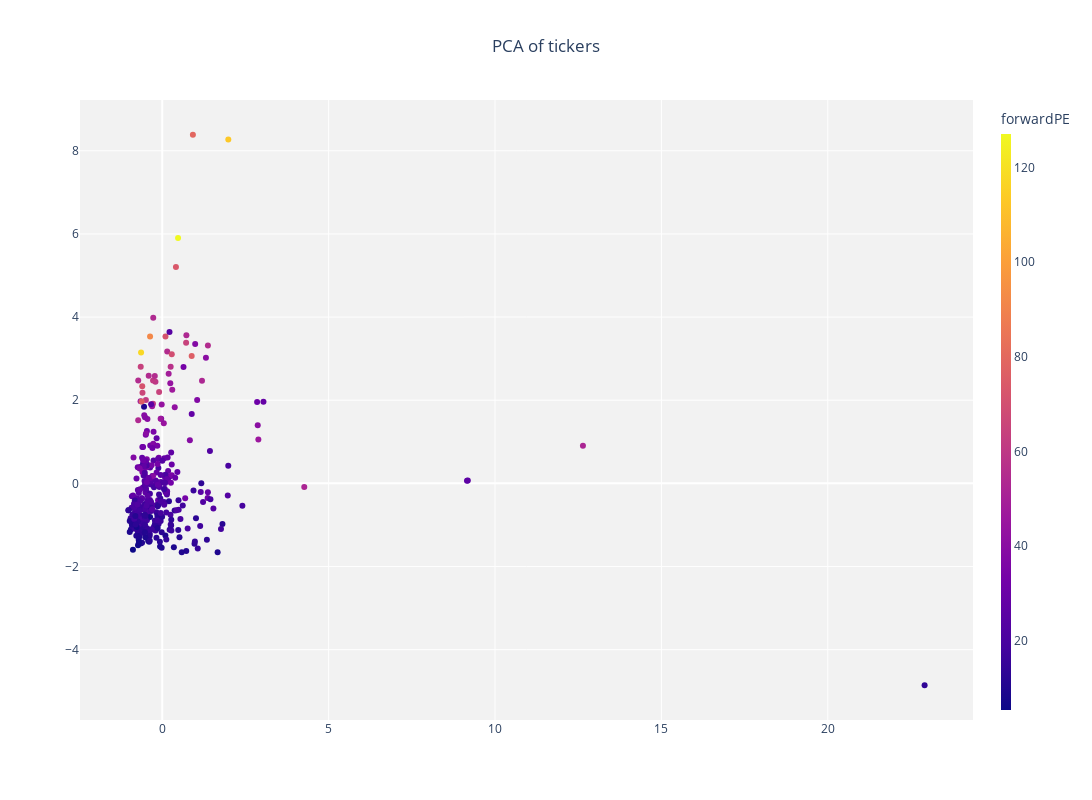

Notebook cell for this chart:
### Code cell
# pca = pca_on_fundamentals(fundamentals)

plot_pca(fundamentals)

### Figure 1 — Plotly figure (JSON) as saved in the notebook; plotly's stock layout.template omitted (floating-point values rounded to 4 significant figures; data arrays with more than 128 entries replaced by an {"elided": "..."} marker saying what was removed)
{"data": [{"marker": {"color": {"elided": "360 float values"}, "colorbar": {"thickness": 10, "title": {"text": "forwardPE"}}}, "mode": "markers", "text": {"elided": "360 str values"}, "type": "scatter", "x": {"elided": "360 float values"}, "y": {"elided": "360 float values"}}], "layout": {"height": 800, "plot_bgcolor": "rgba(1,1,1,0.05)", "title": {"text": "PCA of tickers", "x": 0.5, "xanchor": "center", "y": 0.95, "yanchor": "top"}, "width": 1280}}
